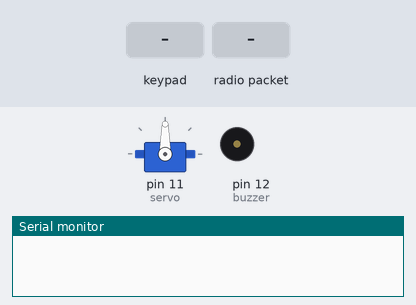
This sketch was run on a simulated Arduino Uno, built with avr-gcc and run on an emulated ATmega328P. On the bench: servo, buzzer (waves = sounding, pin HIGH), the last lines printed to the serial monitor. Wiring (inferred from the names in the program): 4×3 keypad with keys * 0 # 7 8 9 4 5 6 1 2 3: rows pin 2, pin 3, pin 4, pin 5; columns pin 8, pin 9, pin 10. The test bench sets the inputs (shaded band). No radio packets arrive unless stated; pins used as bus, display or sensor lines are not drawn.

Above: at 1.2 s.
1.3 s: keypad keys 1 3 5 7 9 pressed 0.4 s apart
At 4.8 s:
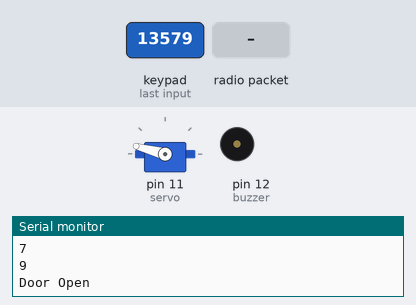
5.3 s: radio packet "b" arrives
At 5.9 s:
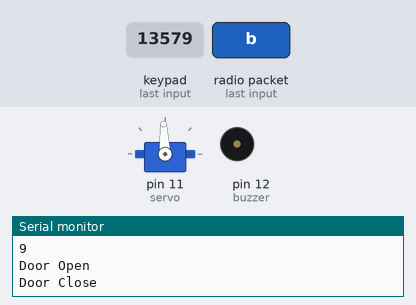
8.3 s: radio packet "a" arrives
At 9.4 s:
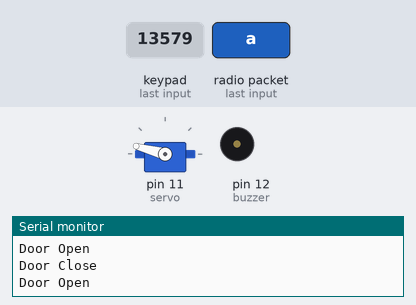
Timing chart, 0 to 11.3 s (numbered marks = the images above; inputs shaded):
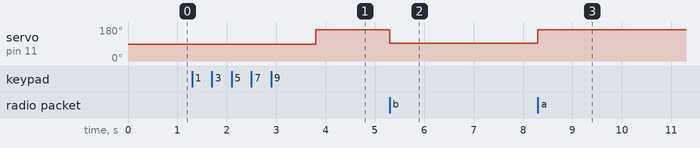

The sketch:

lab8.ino
```cpp
#include <ServoTimer2.h>
#include <VirtualWire.h>
#define buzzer 12
ServoTimer2 servo;
int a=1;
char pas [5]={'1','3','5','7','9'};
int t=0;
int count =0,b=0,c=0;
int pos=0;
int rows[4]={2,3,4,5};
int cols[3]= {8,9,10};
int ir,jc,scan;
char keypad [4][3]={{'*','0','#'},
                    {'7','8','9'},
                    {'4','5','6'},
                    {'1','2','3'}};

void setup() {
  // put your setup code here, to run once:
  pinMode(buzzer,OUTPUT);
  servo.attach(11);
  pinMode(11,OUTPUT);
  //servo.write(pos);
  Serial.begin(9600);
  for(ir=0;ir<4;ir++)
      {
        pinMode(rows[ir],INPUT);
        digitalWrite(rows[ir],HIGH);
       }
   for(jc=0;jc<3;jc++)
     {
        pinMode(cols[jc],OUTPUT);
        digitalWrite(cols[jc],HIGH);
     }

    vw_set_rx_pin(13);
    vw_setup(2000);

    vw_rx_start();

  }
void loop() {
  // put your main code here, to run repeatedly:


  for(jc=0;jc<3;jc++)
  {
    digitalWrite(cols[jc],LOW);
    for(ir=0;ir<4;ir++)
    {
      scan=digitalRead(rows[ir]);
      if(scan==LOW)
      {
        Serial.println(keypad[ir][jc]);
        delay(500);
        if( keypad[ir][jc] == pas[t])
        {
          count++;
          t++;

          }
          else
          {
            count=0;
            t=0;
          }
          b++;
      }

    }
    digitalWrite(cols[jc],HIGH);
  }

  if( count == 5)
  {
    if(a%2==1)
    {
      Serial.println("Door Open ");
       servo.write(2250);
       delay(1000);
      a++;
    }
    else {
      Serial.println("Door Close ");
        servo.write(1500);
        delay(1000);
      a++;
    }

     t=0;
     count=0;
     b=0;
     c=0;
  }

  if(b==5)
  {
    Serial.println("Access Denied");
    t=0;
    count=0;
    b=0;
    c++;
  }

  if(c==3)
  {
    tone(buzzer,1000);
    delay(1000);
    noTone(buzzer);
    delay(1000);
    tone(buzzer,1000);
    delay(1000);
    noTone(buzzer);
    delay(1000);
    tone(buzzer,1000);
    delay(1000);
    noTone(buzzer);
    delay(1000);
    c=0;
  }

  uint8_t buf[VW_MAX_MESSAGE_LEN];
    uint8_t buflen = VW_MAX_MESSAGE_LEN;

    if (vw_get_message(buf, &buflen))
    {
      if(buf[0]=='a')
      {
        Serial.println("Door Open ");
        servo.write(2250);
        delay(1000);
      }
      else if(buf[0]=='b')
      {
        Serial.println("Door Close ");
        servo.write(1500);
        delay(1000);
      }
    }

}
```

Measured:
- after the input at 1.3 s, servo on pin 11 (servo): 90° → 165° after 2.5 s
- after the input at 5.3 s, servo on pin 11 (servo): 165° → 93° at once
- after the input at 8.3 s, servo on pin 11 (servo): 93° → 165° at once
